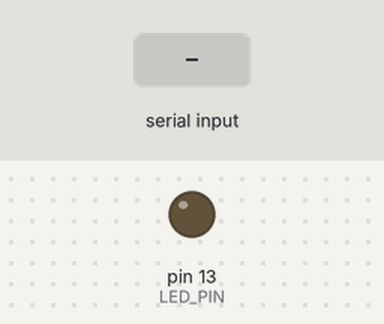
A sketch run on a simulated Arduino Uno, built with avr-gcc and run on an emulated ATmega328P. Parts: output pins drawn as LEDs (lit = HIGH). Inputs (shaded band) come from the test bench. What the sketch prints to the serial monitor is not drawn.

Above: at 1.2 s.
1.3 s: "1\n" received over Serial
Timing chart, 0 to 4.3 s (numbered marks = the images above; inputs shaded):
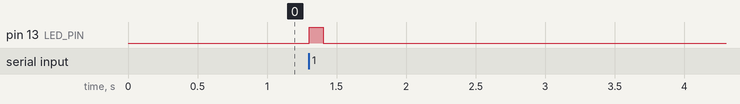

The sketch:

arduino.ino
```cpp
#include <Arduino.h>
#define LED_PIN 13

String inputString = "";         // a String to hold incoming data
bool stringComplete = false;  // whether the string is complete

void setup()
{
	pinMode(LED_PIN, OUTPUT);
	// initialize serial:
	Serial.begin(9600);
	// reserve 200 bytes for the inputString:
	inputString.reserve(200);

  Serial.println("GO");
}

void loop()
{
  // print the string when a newline arrives:
  if (stringComplete) {
    Serial.println(inputString);
    // clear the string:
    inputString = "";
    stringComplete = false;
    digitalWrite(LED_PIN, HIGH);
    delay(100);
    digitalWrite(LED_PIN, LOW);
  }
}

/*
  SerialEvent occurs whenever a new data comes in the hardware serial RX. This
  routine is run between each time loop() runs, so using delay inside loop can
  delay response. Multiple bytes of data may be available.
*/
void serialEvent() {
  while (Serial.available()) {
    // get the new byte:
    char inChar = (char)Serial.read();
    // add it to the inputString:
    inputString += inChar;
    // if the incoming character is a newline, set a flag so the main loop can
    // do something about it:
    if (inChar == '\n') {
      stringComplete = true;
    }
  }
}
```

Measured:
- after the input at 1.3 s, pin 13 (LED_PIN): LOW → HIGH at once, → LOW 0.10 s later
